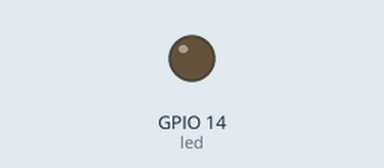
Simulated run of this program. Board: ESP32 board running MicroPython. On the bench: output pins drawn as LEDs (lit = HIGH).

Above: at 0.05 s.
At 0.9 s:
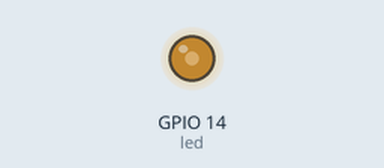
At 1.05 s:
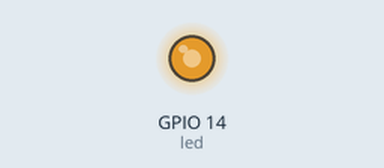
At 1.25 s:
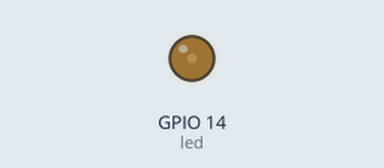
Timing chart, 0 to 4.6 s (numbered marks = the images above):
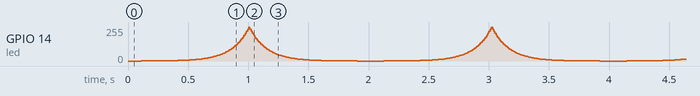

The program:

bolum2_u34_pwm4.py
```python
from machine import *
import time
import math
led = PWM(Pin(14), 1000)

r = (100 * math.log10(2)) / (math.log10(1023))
while True:
    led.duty(0)
    for i in range(0, 100):
        duty = math.pow(2, (i / r)) - 1
        led.duty(int(duty))
        time.sleep_ms(10)
    for i in range(100, -1, -1):
        duty = math.pow(2, (i / r)) - 1
        led.duty(int(duty))
        time.sleep_ms(10)
```
